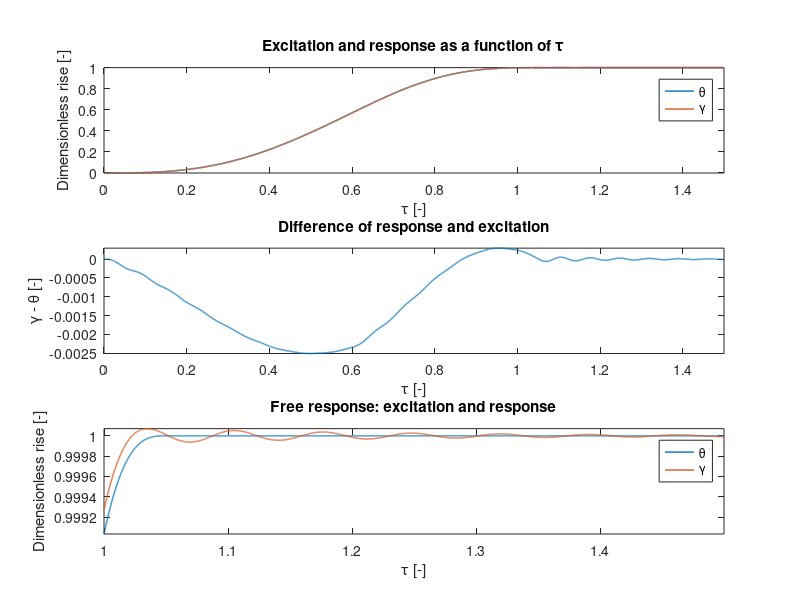
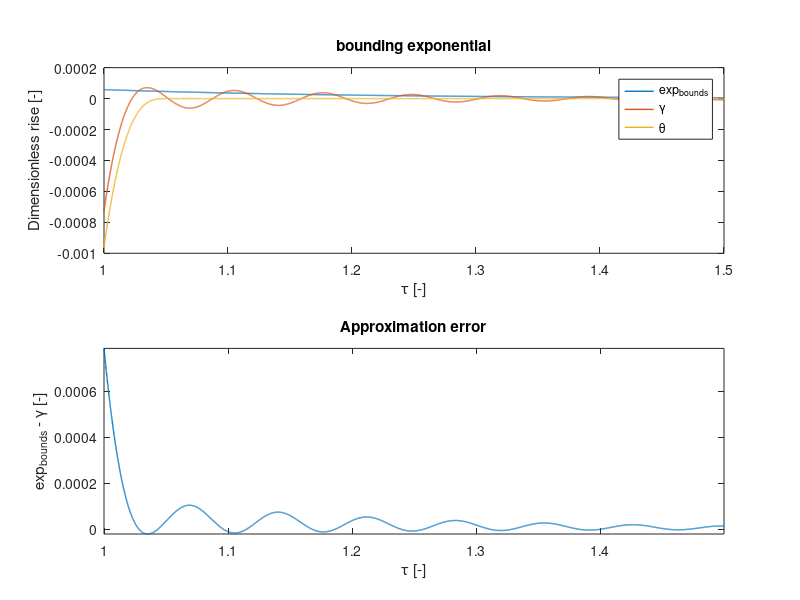
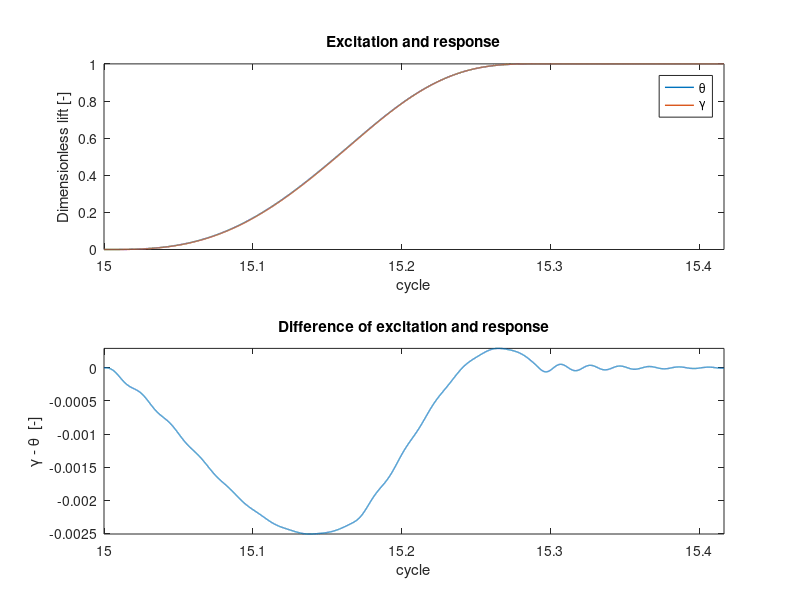
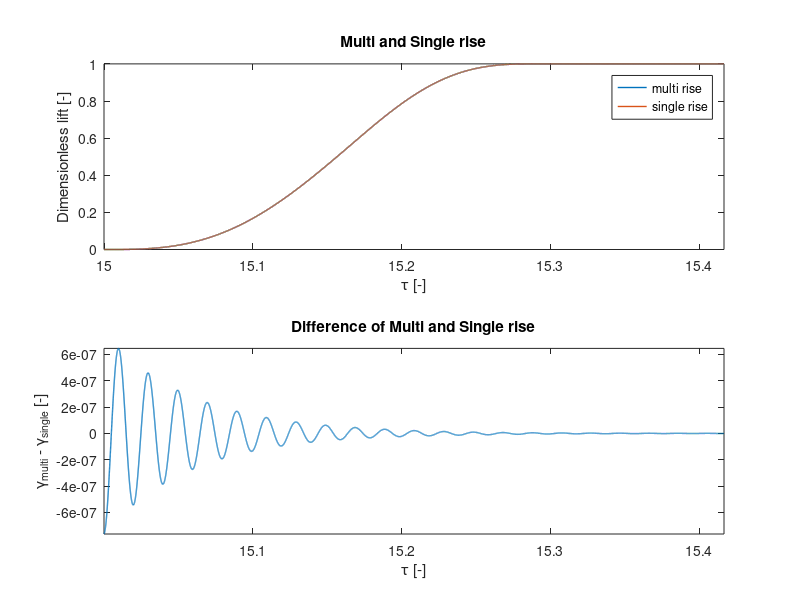

Write MATLAB code to recreate these figures, in order.
clear
close all

%load saved file from matcam.
out = load('hefwet + geometrie zonder excentriciteit.mat');
out2 = load('hefwet + geometrie.mat');


%% Determining k_f
 m = out.mass; % mass of 20 kg
 zeta = 0.054;
 omega = out.w;
 
 lambda_min = 0.75/zeta;  %lambda has to be greater than 13.8889
 lambda = 14;  % So we choose lambda to be 14
 
 % define the critical lift
 theta_start = 0;
 theta_end = 100 * pi/180;  %angles in radians
 S_start = 0;
 S_end = 35; % lift in mm
 
 t_1 = (theta_end - theta_start)/omega;
 t_n = t_1/lambda;
 omega_n = 2*pi/t_n;
 k_f = ((omega_n)^2)*m;  %result is a spring constant of about 2*10^6 N/mm
 
 
%% Numerical single rise analysis

T = 36000;  % 1 cycle consists of 36000 data points

t_begin = T*theta_end/(2*pi);  % start of the free response
t_end = T*150/360;  % start of the next rise

tau = out2.theta(1:t_end)/theta_end;
theta = out2.S(1:t_end)/S_end;

numerator = (2*pi*lambda)^2;
denominator = [1, 2*zeta*(2*pi*lambda), (2*pi*lambda)^2];
sys = tf(numerator, denominator);
gamma = lsim(sys,theta,tau);


figure('Name','Response gamma', 'Position', [100, 100, 500, 800])

subplot(3,1,1);
plot(tau,theta,'LineWidth',1);
hold on
plot(tau,gamma,'LineWidth',1);
title('Excitation and response as a function of \tau')
xlabel('\tau [-]')
ylabel('Dimensionless rise [-]')
axis('tight');
legend('\theta','\gamma')

subplot(3,1,2);
plot(tau,gamma'-theta,'LineWidth',1);
axis('tight');
title('Difference of response and excitation')
xlim([0 tau(end)]);
xlabel('\tau [-]')
ylabel('\gamma - \theta [-]')

subplot(3,1,3)
plot(tau(t_begin:t_end),theta(t_begin:t_end),'LineWidth',1);
hold on
plot(tau(t_begin:t_end),gamma(t_begin:t_end),'LineWidth',1);
title('Free response: excitation and response')
xlabel('\tau [-]')
ylabel('Dimensionless rise [-]')
axis('tight');
legend('\theta','\gamma')
xlim([tau(t_begin) tau(t_end)])

saveas(gcf,'SingleriseNumeriek.png');


%% Approximate single rise analysis

N=3;
Q=(2*pi)^2;
A_1 = Q/(2*pi*lambda).^N;  %approximate A_1
bounds_exp = A_1*exp(-zeta*2*pi*lambda*(tau-1));

figure('Name','Approximate analysis', 'Position', [100, 100, 500, 800])

subplot(2,1,1)
plot(tau(t_begin:t_end),bounds_exp(t_begin:t_end),'LineWidth',1);
hold on
plot(tau(t_begin:t_end),gamma(t_begin:t_end) - 1,'LineWidth',1);
xlim([1 1.5])
plot(tau(t_begin:t_end),theta(t_begin:t_end) - 1,'LineWidth',1)
title('bounding exponential')
xlabel('\tau [-]')
ylabel('Dimensionless rise [-]')
legend('exp_{bounds}','\gamma','\theta')

subplot(2,1,2)
plot(tau(t_begin:t_end), bounds_exp(t_begin:t_end) + 1 - gamma(t_begin:t_end)','LineWidth',1);
hold on
xlim([1 1.5])
title('Approximation error')
xlabel('\tau [-]')
ylabel('exp_{bounds} - \gamma [-]')
axis('tight');
saveas(gcf,'SingleriseBenadering.png');


%% Multi rise analysis
lambda_multi = 1/t_n;  %We need a new lambda for multi rise analysis

theta_equi_begin = 0;  % in degrees for ease of use
theta_equi_end = 150;  % also in degrees
cycles = 15;  % amount of cycles after which we certainly have achieved equilibrium
t_multi_begin = theta_equi_begin*100 + 36000*cycles;
t_multi_end = theta_equi_end*100 + 36000*cycles;

numerator_multi = (2*pi*lambda_multi)^2;
denominator_multi = [1, 2*zeta*(2*pi*lambda_multi), (2*pi*lambda_multi)^2];
sys_multi = tf(numerator_multi, denominator_multi);

tau_multi = linspace(0,25,36000*25);  % extended tau so we can also study steady-state
theta_multi= repmat(out2.S,[1,25])./35;  % extended normalized lift for steady-state analysis
gamma_multi= lsim(sys_multi,theta_multi,tau_multi)';

figure('Name','Response gamma Multirise','Position', [100, 100, 500, 500])

subplot(2,1,1)
plot(tau_multi(t_multi_begin:t_multi_end),theta_multi(t_multi_begin:t_multi_end),'LineWidth',1);
hold on
plot(tau_multi(t_multi_begin:t_multi_end),gamma_multi(t_multi_begin:t_multi_end),'LineWidth',1);
title('Excitation and response')
xlabel('cycle')
ylabel('Dimensionless lift [-]')
axis('tight');
legend('\theta','\gamma')

subplot(2,1,2)
plot(tau_multi(t_multi_begin:t_multi_end),gamma_multi(t_multi_begin:t_multi_end) - theta_multi(t_multi_begin:t_multi_end),'LineWidth',1);
title('Difference of excitation and response')
xlabel('cycle')
ylabel('\gamma - \theta  [-]')
axis('tight');
saveas(gcf,'multirise.png');


%% Comparing multirise to single rise

% gamma_norm = gamma(1:multi_end-multi_begin+1);

figure('Name','Comparing Single and Multi rise','Position', [100, 100, 500, 500])

subplot(2,1,1)
plot(tau_multi(t_multi_begin:t_multi_end),gamma_multi(t_multi_begin:t_multi_end),'LineWidth',1);
hold on
plot(tau_multi(t_multi_begin + 1:t_multi_end),gamma(1:t_end),'LineWidth',1);
title('Multi and Single rise')
xlabel('\tau [-]')
ylabel('Dimensionless lift [-]')
axis ('tight');
legend('multi rise','single rise')


subplot(2,1,2)
plot(tau_multi(t_multi_begin + 1:t_multi_end), gamma_multi(t_multi_begin + 1:t_multi_end)' - gamma(1:t_end),'LineWidth',1)
title('Difference of Multi and Single rise')
xlabel('\tau [-]')
ylabel('\gamma_{multi} - \gamma_{single} [-]')
axis ('tight');
saveas(gcf,'multirisesinglerisevergelijken.png');

theta_deg_free_start = 100; % Angle in degrees for when free response approximately starts
t_multi_free_begin = theta_deg_free_start*100 + 36000*cycles;

figure('Name','Comparing Single and Multi rise free response','Position', [100, 100, 500, 500])

subplot(2,1,1)
plot(tau_multi(t_multi_free_begin:t_multi_end),gamma_multi(t_multi_free_begin:t_multi_end),'LineWidth',1);
hold on
plot(tau_multi(t_multi_free_begin:t_multi_end),gamma(t_begin:t_end),'LineWidth',1);
title('Multi and Single rise free response')
xlabel('\tau [-]')
ylabel('Dimensionless lift [-]')
axis ('tight');
legend('multi-rise','single-rise')


subplot(2,1,2)
plot(tau_multi(t_multi_free_begin:t_multi_end), gamma_multi(t_multi_free_begin:t_multi_end)' - gamma(t_begin:t_end),'LineWidth',1)
title('Difference in Mr and Sr free response')
xlabel('\tau [-]')
ylabel('\gamma_{m} - \gamma_{s} [-]')
axis ('tight');
saveas(gcf,'multirisesinglerisevrijeresponsvergelijken.png');
 
%% Final contact force
gamma_ref = gamma_multi(t_multi_begin + 1:t_multi_begin + 36000);  % reference gamma for our other properties
theta_contact = 2*pi./length(gamma_ref); % artificial theta
S_contact = gamma_ref.*35; %Accurate, actual displacement
V_contact = gradient(S_contact,theta_contact); % actual speed
A_contact = gradient(V_contact,theta_contact); % actual acceleration

N_load = out2.extload./cos(out2.pressure_angle);   
N_spring = (S_contact*out2.springconstant + out2.springpreload)./cos(out2.pressure_angle);             
N_acc = (m*(A_contact./(10^6))*(omega^2))./cos(out2.pressure_angle);
N = N_load + N_spring + N_acc;

figure('Name', 'Final contact force')

subplot(2,1,1)
plot(out2.theta, N,'LineWidth',1)
hold on
plot(out2.theta, out2.normalforce_tot,'LineWidth',1)
hold on
xlabel('\theta [rad]')
ylabel('Contact force N [N]')
axis ([0 2*pi 0 800]);
legend('N for deformable body','N for rigid body')

subplot(2,1,2)
plot(out2.theta, N - out2.normalforce_tot,'LineWidth',1)
xlabel('\theta [rad]')
ylabel('Difference in contact force N [N]')
axis ('tight');

saveas(gcf,'Contactkracht.png');
